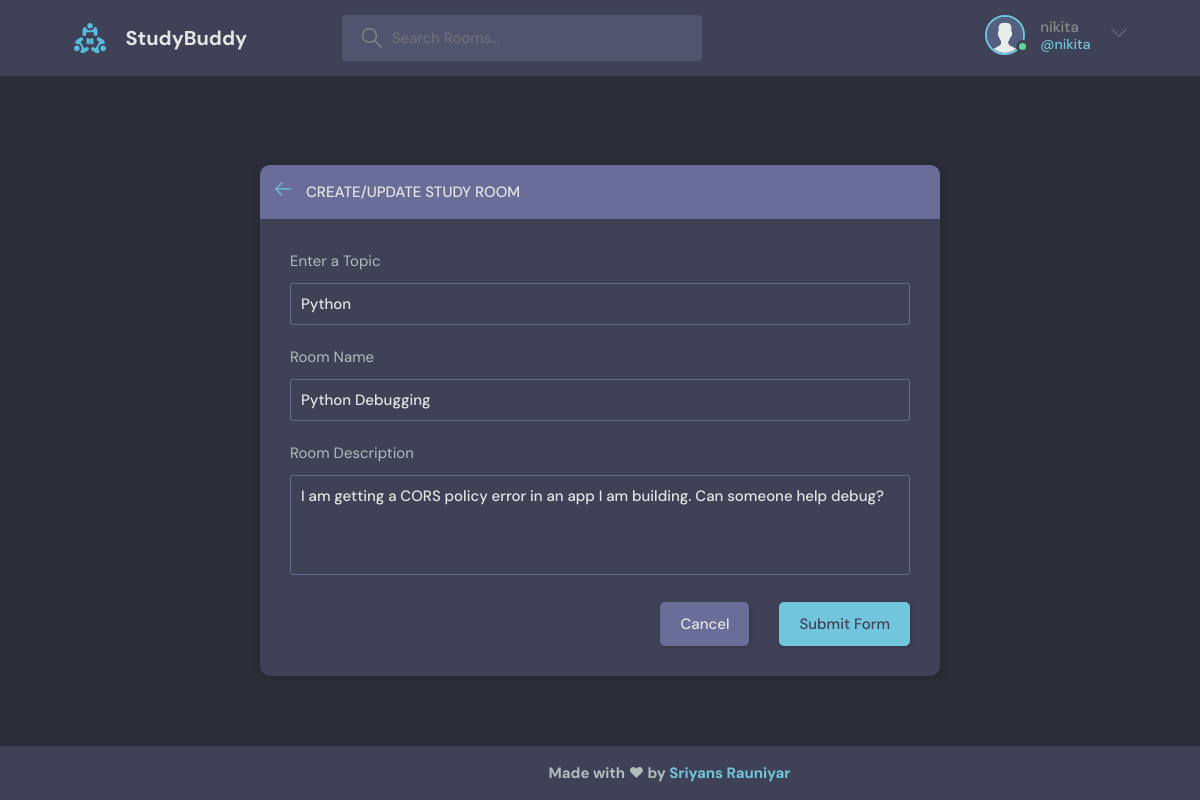
Page /update-room/5/ (signed in) on the committed database.
### baseapp/models.py (models this page shows, shortened)
class User(AbstractUser):
    name = models.CharField(max_length=200, null=True)
    email = models.EmailField(null=True, unique=True)
    bio = models.TextField(null=True)
    avatar = models.ImageField(null=True, default="avatar.svg")
    USERNAME_FIELD = 'email'
    REQUIRED_FIELDS = []

class Room(models.Model):
    host = models.ForeignKey(User, on_delete=models.SET_NULL, null=True)
    topic = models.ForeignKey(Topic, on_delete=models.SET_NULL, null=True)
    name = models.CharField(max_length=200)
    description = models.TextField(null=True, blank=True)
    participants = models.ManyToManyField(User, related_name='participants', blank=True)
    updated = models.DateTimeField(auto_now=True)
    created = models.DateTimeField(auto_now_add=True)
    class Meta:
        ordering = ['-updated', '-created']

class Topic(models.Model):
    name = models.CharField(max_length=200)

### baseapp/views.py (the view, shortened to what this page needs)
# urls.py: path('update-room/<str:pk>/', views.updateRoom, name="update-room"),
@login_required(login_url='login')
def updateRoom(request, pk):
    room = Room.objects.get(id=pk)
    form = RoomForm(instance=room)
    topics = Topic.objects.all()
    if request.user != room.host:
        return HttpResponse('You are not allowed here')
    context = {
        'form': form, 'topics': topics, 'room': room
    }
    return render(request, 'baseapp/room_form.html', context)

### baseapp/forms.py
class RoomForm(ModelForm):
    class Meta:
        model = Room
        fields = '__all__'
        exclude = ['host', 'participants']

### baseapp/templates/baseapp/room_form.html (shortened to what this page needs)
{% extends 'main.html' %}
{% block content %}
  <main class="create-room layout">
    <div class="container">
      <div class="layout__box">
        <div class="layout__boxHeader">
          <div class="layout__boxTitle">
            <a href="{% url 'home' %}">
              <svg version="1.1" xmlns="http://www.w3.org/2000/svg" width="32" height="32" viewBox="0 0 32 32">
                <title>arrow-left</title>
                <path
                  d="M13.723 2.286l-13.723 13.714 13.719 13.714 1.616-1.611-10.96-10.96h27.625v-2.286h-27.625l10.965-10.965-1.616-1.607z">
                </path>
              </svg>
            </a>
            <h3>Create/Update Study Room</h3>
          </div>
        </div>
        <div class="layout__body">
          <form class="form" action="" method="POST">
            <div class="form__group">
              <label for="room_topic">Enter a Topic</label>
              <input required type="text" value="{{room.topic.name}}" name="topic" list="topic-list">
            </div>
            <div class="form__group">
              <label for="room_name">Room Name</label>
              {{form.name}}
            </div>
            <div class="form__group">
              <label for="room_desceiption">Room Description</label>
              {{form.description}}
            </div>
            <div class="form__action">
              <a class="btn btn--dark" href="{{request.META.HTTP_REFERER}}">Cancel</a>
              <button class="btn btn--main" type="submit">Submit Form</button>
            </div>
          </form>
        </div>
      </div>
    </div>
  </main>
{% endblock content %}

### templates/navbar.html (shortened to what this page needs)
{% load static %}
<header class="header header--loggedIn">
    <div class="container">
      <a href="{% url 'home' %}" class="header__logo">
        <img src="{% static 'images/logo.svg' %}" />
        <h1>StudyBuddy</h1>
      </a>
      <form class="header__search" method="GET" action="{% url 'home' %}">
        <label>
          <input type="text" name="q" placeholder="Search Rooms..." />
        </label>
      </form>
      <nav class="header__menu">
        {% if request.user.is_authenticated %}
        <div class="header__user">
          <a href="{% url 'user-profile' user.id %}">
            <div class="avatar avatar--medium active">
              <img src="{{request.user.avatar.url}}" />
            </div>
            <p> {{request.user.username}} <span>@{{request.user.username}}</span></p>
          </a>
          <button class="dropdown-button">
            <svg version="1.1" xmlns="http://www.w3.org/2000/svg" width="32" height="32" viewBox="0 0 32 32">
              <title>chevron-down</title>
              <path d="M16 21l-13-13h-3l16 16 16-16h-3l-13 13z"></path>
            </svg>
          </button>
        </div>
        {% else %}
        <a href="{% url 'login' %}">
          <img src="{% static 'images/avatar.svg' %}"/>
          <p>Login</p>
        </a>
        {% endif %}
      </nav>
    </div>
  </header>

### rows in the picture
User: user.avatar (placeholder picture), user.username "nikita"
Room: topic "Python", name "Python Debugging", description "I am getting a CORS policy error in an app I am building. Can someone help debug?"
